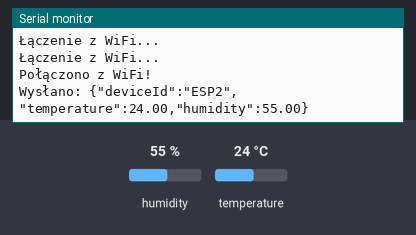
Simulated run of this sketch. Board: ESP32. On the bench: the last lines printed to the serial monitor. Inputs (shaded band) come from the test bench; at power-on: humidity 55 %, temperature 24 °C. WiFi joins after 1.5 s; servers stay silent unless stated.

Above: at 3.7 s.
3.8 s: humidity set to 22 %
At 8.7 s:
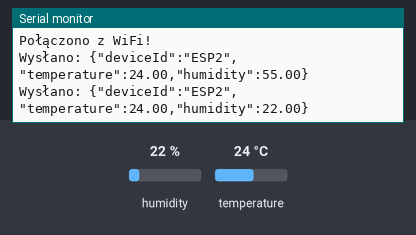
9.7 s: temperature set to 12 °C
At 14.4 s:
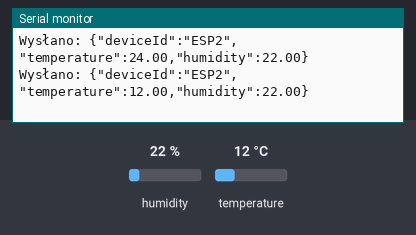
15.6 s: humidity set to 40 %
At 18.9 s:
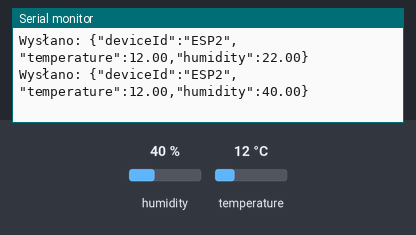
Timing chart, 0 to 20.4 s (numbered marks = the images above; inputs shaded):
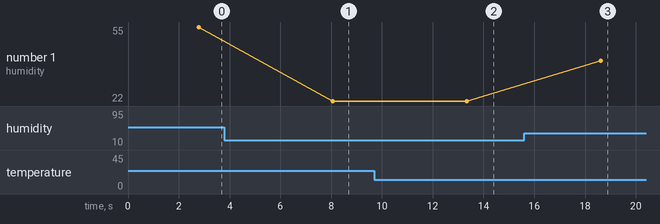

The sketch:

wifi-temperature-and-humidity.ino
```cpp
#include <WiFi.h>
#include <Wire.h>
#include "Adafruit_SHTC3.h"

#define SDA_PIN 8
#define SCL_PIN 9

const char* ssid = "*******";
const char* password = "*********";
const char* server_ip = "192.168.0.144";
const uint16_t server_port = 9000;

Adafruit_SHTC3 shtc3 = Adafruit_SHTC3();

WiFiClient client;

void setup() {
  Serial.begin(115200);
  delay(1000);
  Wire.begin(SDA_PIN, SCL_PIN);

  WiFi.begin(ssid, password);
  while (WiFi.status() != WL_CONNECTED) {
    delay(500);
    Serial.println("Łączenie z WiFi...");
  }
  Serial.println("Połączono z WiFi!");

  if (!shtc3.begin()) {
    Serial.println("Nie wykryto SHTC3. Sprawdź połączenia!");
    while (1);
  }
}

void loop() {
  sensors_event_t humidity, temp;
  if (shtc3.getEvent(&humidity, &temp)) {
    String data = String("{\"deviceId\":\"ESP2\",\"temperature\":") +
                  temp.temperature +
                  ",\"humidity\":" +
                  humidity.relative_humidity +
                  "}\n";

    if (client.connect(server_ip, server_port)) {
      client.print(data);
      client.stop();
      Serial.println("Wysłano: " + data);
    } else {
      Serial.println("Błąd połączenia z serwerem!");
    }
  } else {
    Serial.println("Błąd odczytu SHTC3!");
  }
  delay(5000);
}
```

Measured:
- after the input at 3.8 s, the serial monitor: prints a new line after 4.3 s (image 1)
- after the input at 9.7 s, the serial monitor: prints a new line after 3.6 s (image 2)
- after the input at 15.6 s, the serial monitor: prints a new line after 3.0 s (image 3)
- plotted number 1: 55 → 22 after the input at 3.8 s, 22 → 40 after the input at 15.6 s
